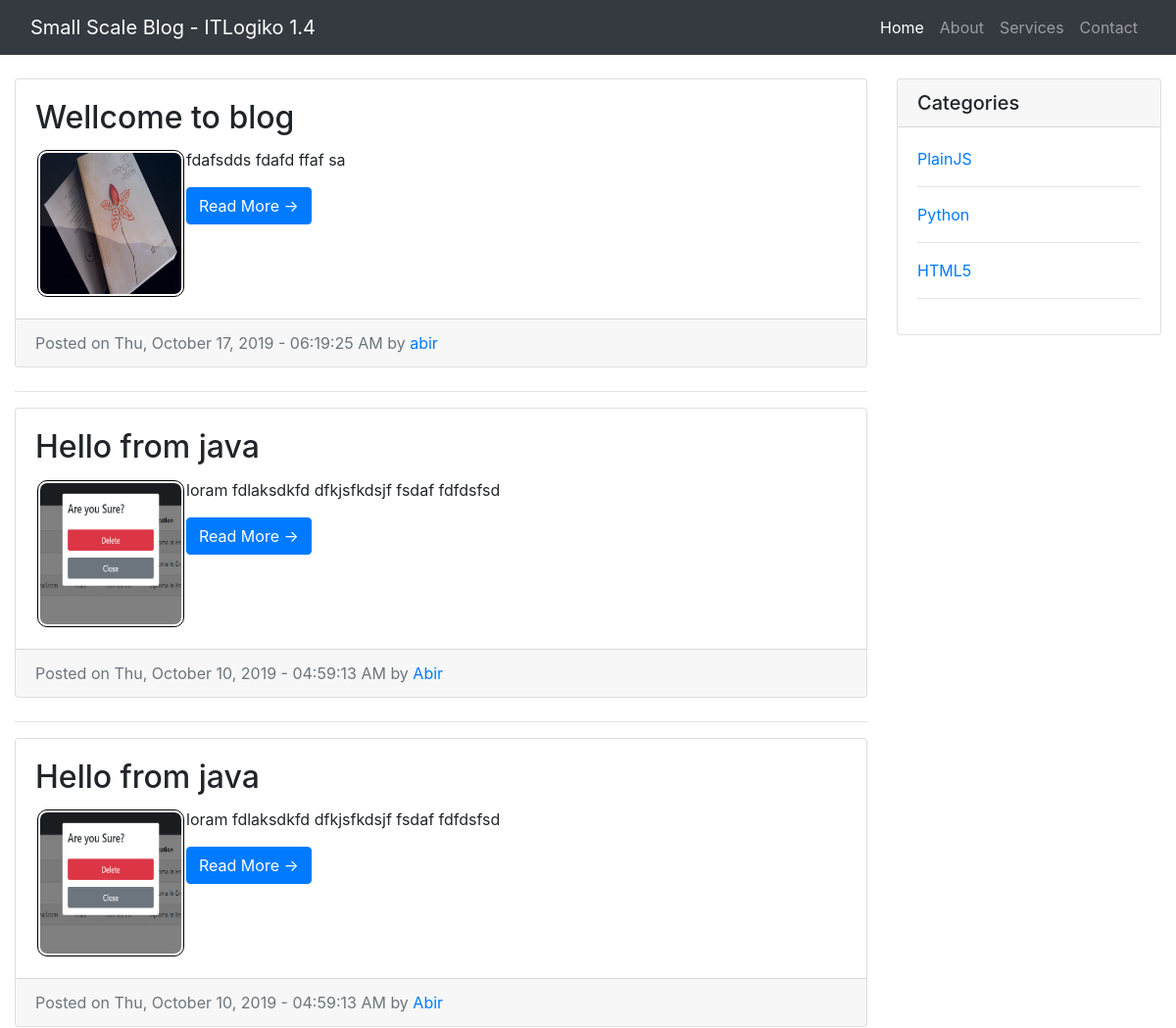
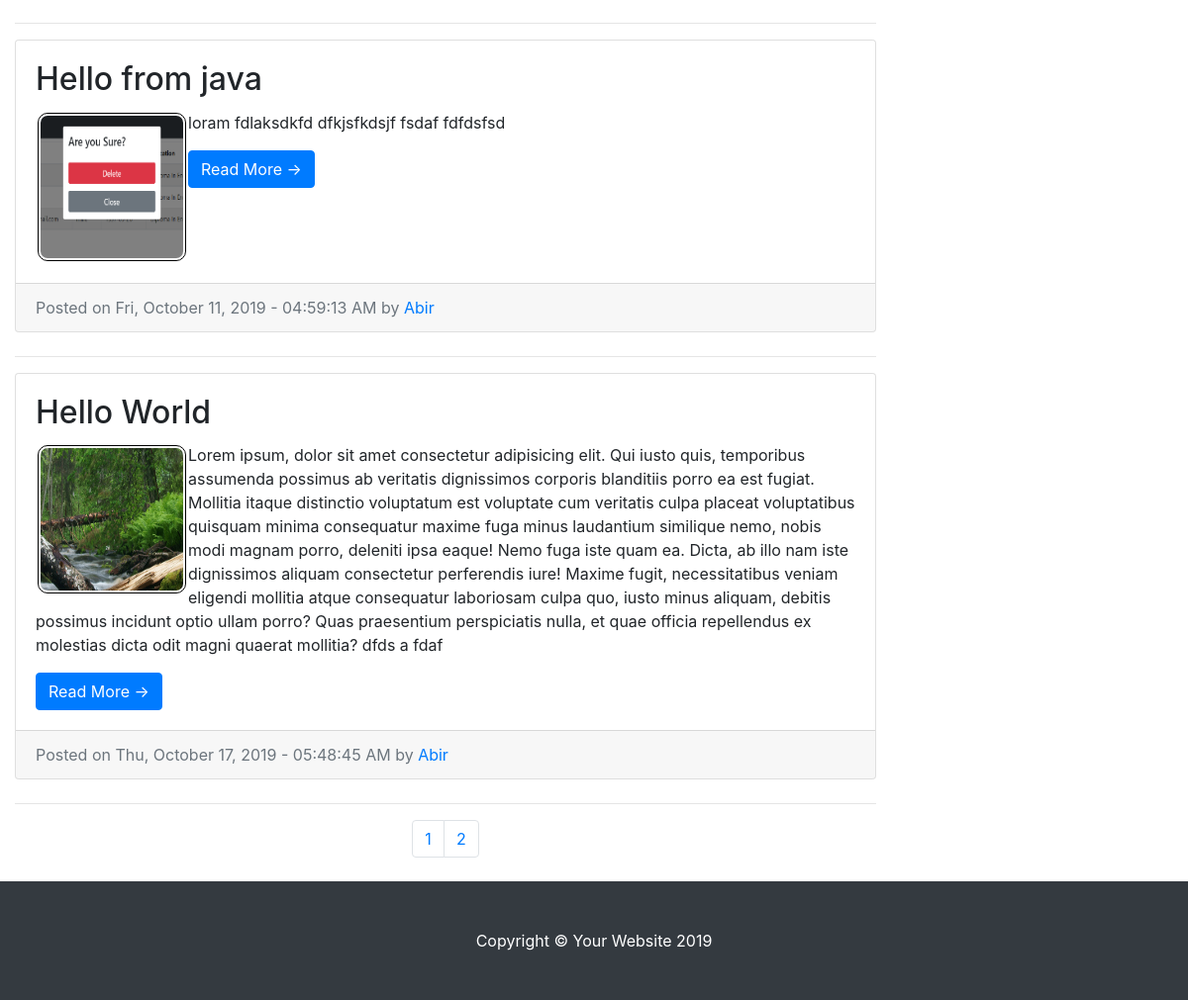
The page /postByCat.php?catId=3 on the database its author committed (2 pictures, top to bottom).
### tables this page shows
CREATE TABLE `tbl_posts` (
  `post_id` int(3) NOT NULL,
  `post_category_id` tinyint(4) NOT NULL,
  `post_title` varchar(255) NOT NULL,
  `post_author` varchar(55) NOT NULL,
  `post_date` varchar(70) NOT NULL,
  `post_image` text NOT NULL,
  `post_content` text NOT NULL,
  `post_tags` text NOT NULL,
  `post_comment_count` int(3) NOT NULL,
  `post_status` tinyint(2) NOT NULL DEFAULT '0',
  `post_views_count` int(6) NOT NULL DEFAULT '0'
);

CREATE TABLE `tbl_category` (
  `cat_id` int(11) NOT NULL,
  `cat_name` varchar(100) NOT NULL,
  `cat_description` varchar(255) NOT NULL,
  `cat_status` int(2) NOT NULL DEFAULT '0',
  `created_at` timestamp NOT NULL DEFAULT CURRENT_TIMESTAMP
);

### postByCat.php (the view, shortened to what this page needs)
<?php include_once "includes/header.php"; ?>
<?php include "db/conn.php"; ?>
<nav class="navbar navbar-expand-lg navbar-dark bg-dark fixed-top">
    <div class="container-fluid">
        <a class="navbar-brand" href="#">Small Scale Blog - ITLogiko 1.4</a>
        <div class="collapse navbar-collapse" id="navbarResponsive">
            <ul class="navbar-nav ml-auto">
                <li class="nav-item active">
                    <a class="nav-link" href="#">Home
                    </a>
                </li>
                <li class="nav-item">
                    <a class="nav-link" href="#">About</a>
                </li>
                <li class="nav-item">
                    <a class="nav-link" href="#">Services</a>
                </li>
                <li class="nav-item">
                    <a class="nav-link" href="#">Contact</a>
                </li>
            </ul>
        </div>
    </div>
</nav>
<div class="container-fluid">
    <div class="row">
        <div class="col-md-9 mt-4">
            <?php
            if (!isset($_GET['catId'])) {
                header("Location: index.php");
            } else {
                $catID = $_GET['catId'];
            }
            $per_page = 5;
            if (isset($_GET['page'])) {
                $page = $_GET['page'];
            } else {
                $page = "";
            }
            if ($page == "" || $page == 1) {
                $page_1 = 0;
            } else {
                $page_1 = ($page * $per_page) - $per_page;
            }
            ?>
            <?php
            $post_query_count = "SELECT * FROM `tbl_posts` WHERE post_status = '1' AND `post_category_id` = $catID";
            $find_count = $db->query($post_query_count);
            $count = $find_count->num_rows;
            if ($count < 1) {
                echo "<center><div class='alert alert-info'><strong>Sorry!</strong> No post abilable.....</div></center>";
            } else {
                $count = ceil($count / 5);
                $query = "SELECT * FROM `tbl_posts` WHERE `post_status` = '1' AND `post_category_id` = $catID ORDER BY `post_id` DESC  LIMIT $page_1,$per_page";
                $select_all_posts_query = $db->query($query);
                while ($row = $select_all_posts_query->fetch_assoc()) {
                    ?>
                    <div class="card mb-4">
                        <div class="card-body">
                            <h2 class="card-title"><?php echo $row['post_title']; ?></h2>
                            <p class="card-text"><img class="img-fluid float-left img-thumbnail postImage" src="images/<?php echo $row['post_image']; ?>" alt="Card image cap"><?php echo $row['post_content']; ?></p>
                            <a href="post.php?id=<?php echo $row['post_id']; ?>" class="btn btn-primary">Read More &rarr;</a>
                        </div>
                        <div class="card-footer text-muted">
                            Posted on <?php echo $row['post_date']; ?> by
                            <a href="#"><?php echo $row['post_author']; ?></a>
                        </div>
                    </div>
                    <hr>
            <?php }
            }
            ?>
            <ul class="pagination justify-content-center mb-4">
                <?php
                for ($i = 1; $i <= $count; $i++) {
                    if ($i == $page) {
                        echo "<li class='page-item active'><a class='page-link active' href='index.php?page={$i}'>{$i}</a></li>";
                    } else {
                        echo "<li class='page-item'><a class='page-link' href='index.php?page={$i}'>{$i}</a></li>";
                    }
                }
                ?>
            </ul>
        </div>
        <div class="col-md-3">
            <div class="card my-4">
                <h5 class="card-header">Categories</h5>
                <div class="card-body">
                    <div class="row">
                        <div class="col-lg-12">
                            <ul class="list-unstyled mb-0">
                                <?php
                                $sql = "SELECT * FROM `tbl_category`";
                                $result = $db->query($sql);
                                while ($row = $result->fetch_assoc()) {
                                    ?>
                                    <li>
                                        <a href="postByCat.php?catId=<?php echo $row['cat_id']; ?>"><?php echo $row['cat_name']; ?></a>
                                    </li>
                                    <hr>
                                <?php }
                                ?>
                            </ul>
                        </div>
                    </div>
                </div>
            </div>
        </div>
    </div>
</div>
<?php include_once "includes/footer.php"; ?>

### css/blog-home.css (style rules this page uses)
body { padding-top: 56px; }

### css/main.css (style rules this page uses)
.postImage { width: 150px; height: 150px; border: 1px solid black; border-radius: 10px; padding: 2px; margin: 2px; }

### rows shown on the page
tbl_posts: post_title "Wellcome to blog", post_image (picture), post_content "fdafsdds fdafd ffaf sa", post_date "Thu, October 17, 2019 - 06:19:25 AM", post_author "abir"
tbl_posts: post_title "Hello from java", post_image (picture), post_content "loram fdlaksdkfd dfkjsfkdsjf fsdaf fdfdsfsd", post_date "Thu, October 10, 2019 - 04:59:13 AM", post_author "Abir"
tbl_posts: post_title "Hello from java", post_image (picture), post_content "loram fdlaksdkfd dfkjsfkdsjf fsdaf fdfdsfsd", post_date "Thu, October 10, 2019 - 04:59:13 AM", post_author "Abir"
tbl_posts: post_title "Hello from java", post_image (picture), post_content "loram fdlaksdkfd dfkjsfkdsjf fsdaf fdfdsfsd", post_date "Fri, October 11, 2019 - 04:59:13 AM", post_author "Abir"
tbl_posts: post_title "Hello World", post_image (picture), post_content "Lorem ipsum, dolor sit amet consectetur adipisicing elit. Qui iusto quis, temporibus assumenda possimus ab veritatis dignissimos corporis blanditiis porro ea est fugiat. Mollitia itaque distinctio voluptatum est voluptate cum veritatis culpa placeat voluptatibus quisquam minima consequatur maxime fuga minus laudantium similique nemo, nobis modi magnam porro, deleniti ipsa eaque! Nemo fuga iste quam ea. Dicta, ab illo nam iste dignissimos aliquam consectetur perferendis iure! Maxime fugit, necessitatibus veniam eligendi mollitia atque consequatur laboriosam culpa quo, iusto minus aliquam, debitis possimus incidunt optio ullam porro? Quas praesentium perspiciatis nulla, et quae officia…", post_date "Thu, October 17, 2019 - 05:48:45 AM", post_author "Abir"
tbl_category: cat_name "PlainJS"
tbl_category: cat_name "Python"
tbl_category: cat_name "HTML5"
